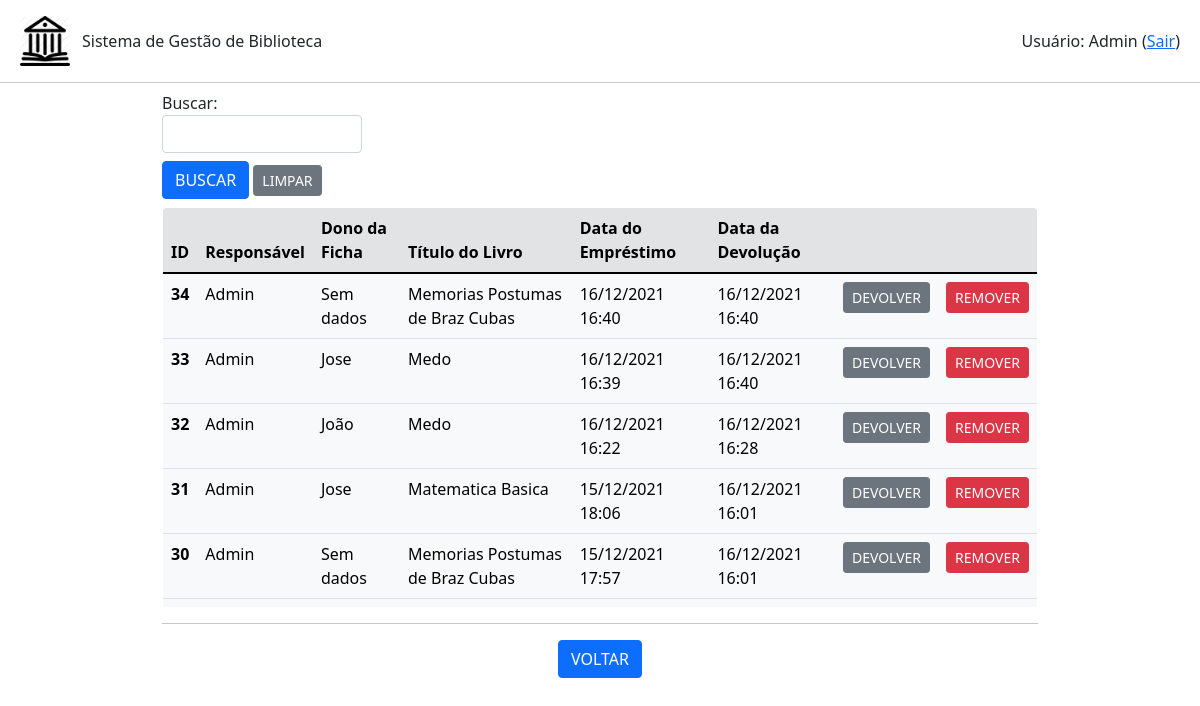
Page /emprestimo/listar (signed in) on the earlier database version.
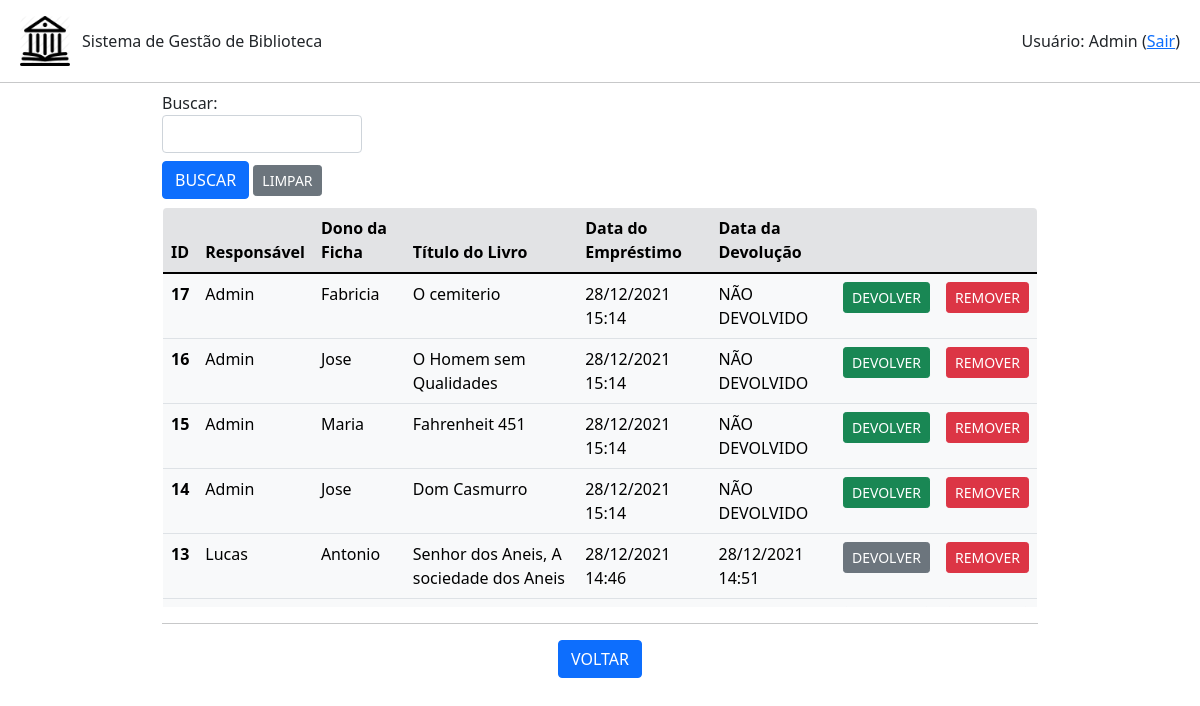
Same page on the later database version.
### emprestimo.py (models this page shows, shortened)
class Emprestimo(db.Model):
    id = db.Column(db.Integer, primary_key=True)
    id_usuario = db.Column(db.Integer,db.ForeignKey('usuario.id'))
    id_livro = db.Column(db.Integer,db.ForeignKey('livro.id'))
    id_ficha = db.Column(db.Integer,db.ForeignKey('ficha.id'))
    data_emprestimo = db.Column(db.DateTime, unique=False, nullable=False)
    data_devolucao = db.Column(db.DateTime, unique=False, nullable=True)

### usuario.py (models this page shows, shortened)
class Usuario(db.Model):
    id = db.Column(db.Integer, primary_key=True)
    nome = db.Column(db.String(200), unique=False, nullable=False)
    username = db.Column(db.String(80), unique=True, nullable=False)
    email = db.Column(db.String(120), unique=True, nullable=False)
    telefone = db.Column(db.String(20),unique=False, nullable=False)
    senha = db.Column(db.String(80), unique=False, nullable=False)
    admin = db.Column(db.Boolean(), default=False)
    emprestimo = db.relationship('Emprestimo', backref='usuario', lazy=True)

### livro.py (models this page shows, shortened)
class Livro(db.Model):
    id = db.Column(db.Integer, primary_key=True)
    titulo = db.Column(db.String(200), unique=False, nullable=False)
    autor = db.Column(db.String(80), unique=False, nullable=False)
    genero = db.Column(db.String(120), unique=False, nullable=False)
    disponivel = db.Column(db.Boolean, default=True)
    emprestimo = db.relationship('Emprestimo', backref='livro', lazy=True)

### ficha.py (models this page shows, shortened)
class Ficha(db.Model):
    id = db.Column(db.Integer, primary_key=True)
    nome = db.Column(db.String(200), unique=False, nullable=False)
    cpf = db.Column(db.String(20), unique=True, nullable=False)
    email = db.Column(db.String(120), unique=True, nullable=False)
    ativo = db.Column(db.Boolean(), default=False)
    qtdLivros = db.Column(db.Integer, unique=False, nullable=False)
    totalLivros = db.Column(db.Integer, unique=False, nullable=False)
    emprestimo = db.relationship('Emprestimo', backref='ficha', lazy=True)

### app.py (the view, shortened to what this page needs)
@app.route('/emprestimo/listar', methods=['POST','GET'])
def listar_emprestimos():
    if session.get('autenticado',False)==False:
        flash(u'Login necessário!', category='warning')
        return(redirect(url_for('login')))
    form = BuscaForm()
    emprestimos = Emprestimo.query.order_by(Emprestimo.data_emprestimo.desc()).all()
    return(render_template('emprestimos.html', emprestimos=emprestimos, form=form, action=url_for('listar_emprestimos')))

### formBusca.py
class BuscaForm(FlaskForm):
    campo = StringField('Buscar: ', validators=[DataRequired()])
    enviar = SubmitField('BUSCAR')

### templates/emprestimos.html (shortened to what this page needs)
{% extends "base.html" %}
{% block conteudo %}
<div class="container-fluid mx-auto" style="width: 75%;">
    {% from 'bootstrap/form.html' import render_field %}
    <form method="post">
        <div class="mt-2" style="width: 200px;">
            {{ render_field(form.campo) }}
        </div>
        <div class="mt-2 mb-2">
            {{ render_field(form.enviar, button_style="primary", button_size="sm") }}
            <a class="btn btn-secondary btn-sm" href="{{url_for('listar_emprestimos')}}" role="button">LIMPAR</a>
        </div>
    </form>
    <div style="max-height: 400px; overflow-y: auto;">
        <table class=" table table-light border rounded-3" style="overflow: hidden;">
            <thead>
            <tr class="table-secondary">
                <th scope="col">ID</th>
                <th scope="col">Responsável</th>
                <th scope="col">Dono da Ficha</th>
                <th scope="col">Título do Livro</th>
                <th scope="col">Data do Empréstimo</th>
                <th scope="col">Data da Devolução</th>
                <th scope="col"></th>
                <th scope="col"></th>
            </tr>
            </thead>
            <tbod>
                {% for emprestimo in emprestimos %}
                    <tr>
                        <th scope="row">{{emprestimo.id}}</th>
                        {% if emprestimo.usuario is not none %}
                            <td>{{emprestimo.usuario.nome}}</td>
                        {% else %}
                            <td>Sem dados</td>
                        {% endif %}
                        {% if emprestimo.ficha is not none %}
                            <td>{{emprestimo.ficha.nome}}</td>
                        {% else %}
                            <td>Sem dados</td>
                        {% endif %}
                        {% if emprestimo.livro is not none %}
                            <td>{{emprestimo.livro.titulo}}</td>
                        {% else %}
                            <td>Sem dados</td>
                        {% endif %}
                        <td>{{emprestimo.data_emprestimo.strftime('%d/%m/%Y %H:%M')}}</td>
                        {% if emprestimo.data_devolucao is not none %}
                            <td>{{emprestimo.data_devolucao.strftime('%d/%m/%Y %H:%M')}}</td>
                            <td class="text-center">
                                <a class="btn btn-secondary btn-sm" href="{{url_for('devolver_emprestimo',id_emprestimo=emprestimo.id)}}" role="button">DEVOLVER</a>
                            </td>
                        {% else %}
                            <td>NÃO DEVOLVIDO</td>
                            <td class="text-center">
                                <a class="btn btn-success btn-sm" href="{{url_for('devolver_emprestimo',id_emprestimo=emprestimo.id)}}" role="button">DEVOLVER</a>
                            </td>
                        {% endif %}
                        <td class="text-center"><a class="btn btn-danger btn-sm" href="{{url_for('remover_emprestimo',id_emprestimo=emprestimo.id)}}" role="button">REMOVER</a></td>
                    </tr>
                {% endfor %}
        </table>
    </div>
    <hr>
    <div class="row text-center">
        <div class="col mr-1">
            <a class="btn btn-primary" href="{{url_for('root')}}" role="button">VOLTAR</a>
        </div>
    </div>
</div>
{% endblock %}

Differences in the rows shown:
removed Emprestimo: id "34", usuario.nome "Admin", shows "Sem dados", livro.titulo "Memorias Postumas de Braz Cubas", data_emprestimo "16/12/2021 16:40", data_devolucao "16/12/2021 16:40"
removed Emprestimo: id "33", usuario.nome "Admin", ficha.nome "Jose", livro.titulo "Medo", data_emprestimo "16/12/2021 16:39", data_devolucao "16/12/2021 16:40"
removed Emprestimo: id "32", usuario.nome "Admin", ficha.nome "João", livro.titulo "Medo", data_emprestimo "16/12/2021 16:22", data_devolucao "16/12/2021 16:28"
removed Emprestimo: id "31", usuario.nome "Admin", ficha.nome "Jose", livro.titulo "Matematica Basica", data_emprestimo "15/12/2021 18:06", data_devolucao "16/12/2021 16:01"
removed Emprestimo: id "30", usuario.nome "Admin", shows "Sem dados", livro.titulo "Memorias Postumas de Braz Cubas", data_emprestimo "15/12/2021 17:57", data_devolucao "16/12/2021 16:01"
now on this page (row edited): Emprestimo: id "17", usuario.nome "Admin", ficha.nome "Fabricia", livro.titulo "O cemiterio", data_emprestimo "28/12/2021 15:14"
now on this page (row edited): Emprestimo: id "16", usuario.nome "Admin", ficha.nome "Jose", livro.titulo "O Homem sem Qualidades", data_emprestimo "28/12/2021 15:14"
now on this page (row edited): Emprestimo: id "15", usuario.nome "Admin", ficha.nome "Maria", livro.titulo "Fahrenheit 451", data_emprestimo "28/12/2021 15:14"
now on this page (row edited): Emprestimo: id "14", usuario.nome "Admin", ficha.nome "Jose", livro.titulo "Dom Casmurro", data_emprestimo "28/12/2021 15:14"
now on this page (row edited): Emprestimo: id "13", usuario.nome "Lucas", ficha.nome "Antonio", livro.titulo "Senhor dos Aneis, A sociedade dos Aneis", data_emprestimo "28/12/2021 14:46", data_devolucao "28/12/2021 14:51"
